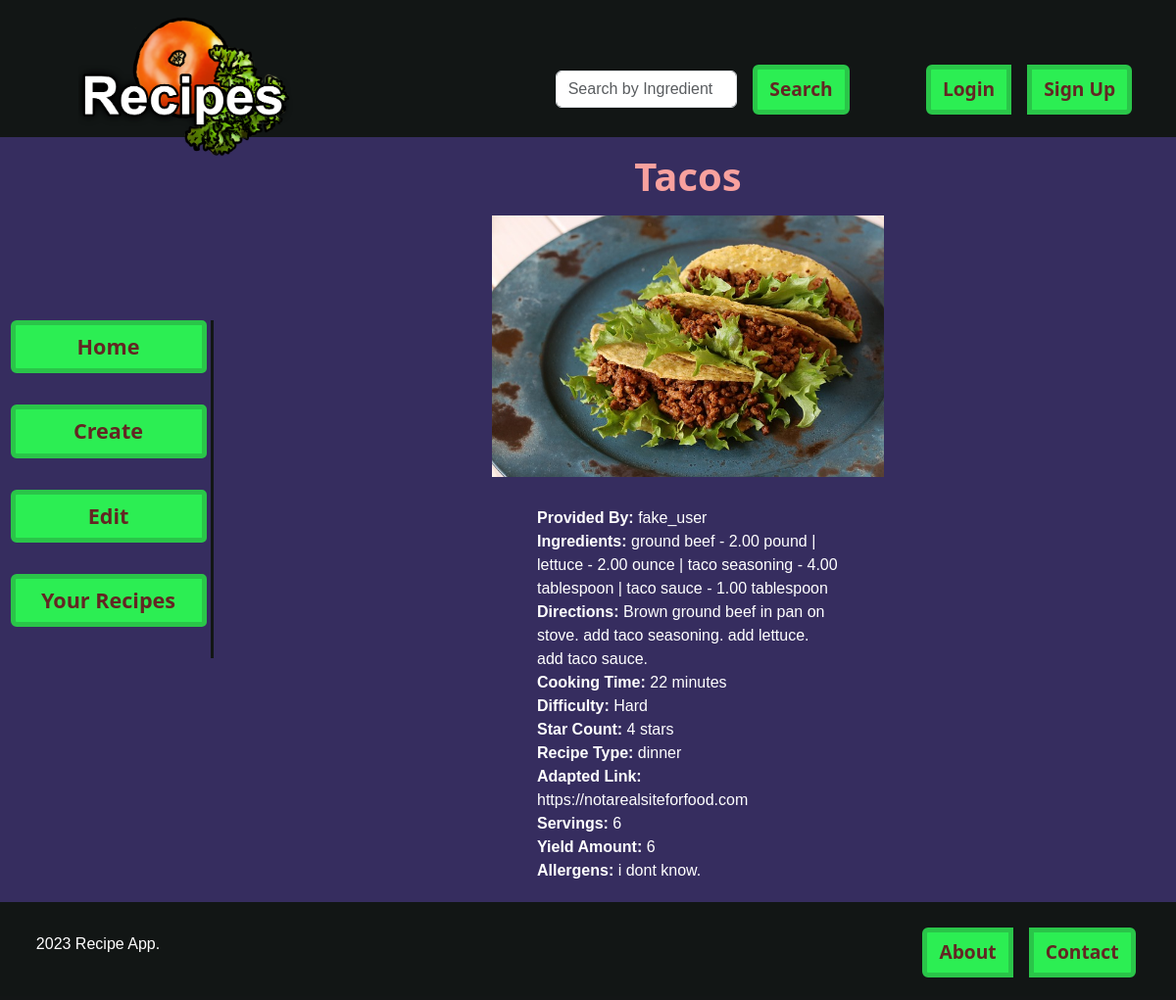
Page /list/4 on the committed database.
### recipe/models.py (models this page shows, shortened)
class Recipe(models.Model):
    id = models.AutoField(primary_key=True)
    title = models.CharField(max_length=255)
    user = models.ForeignKey(
        "user.User",
        on_delete=models.CASCADE,
        default=None,
        null=True,
        related_name="recipes",
    )
    recipe_ingredients = models.ManyToManyField(
        "recipeingredient.RecipeIngredient",
        through="recipeingredientintermediary.RecipeIngredientIntermediary",
    )
    directions = models.TextField()
    cooking_time = models.PositiveIntegerField(null=True, blank=False)
    star_count = models.PositiveIntegerField(
        choices=[(i, i) for i in range(1, 6)], null=True, blank=False
    )
    recipe_type = models.CharField(max_length=100, choices=RECIPE_TYPES, blank=False)
    adapted_link = models.URLField(blank=True, null=True, default=None)
    servings = models.PositiveIntegerField(null=True, blank=False)
    yield_amount = models.IntegerField(blank=True, null=True, default=None)
    allergens = models.TextField(
        blank=True,
    )
    small_desc = models.TextField(
        max_length=200, default="No Description has been added currently."
    )
    pic = models.ImageField(upload_to="recipe", default="no_picture.jpg")
    def calculate_difficulty(self):
        try:
            ingredients_len = len(self.recipe_ingredients.all())
            if self.cooking_time < 10 and ingredients_len < 4:
                return "Easy"
            elif self.cooking_time < 10 and ingredients_len > 4:
                return "Medium"
            elif self.cooking_time >= 10 and ingredients_len < 4:
                return "Intermediate"
            elif self.cooking_time >= 10 and ingredients_len >= 4:
                return "Hard"
        except:
            print("Missing an appropriate cooking time or ingredients.")
            return "Missing cooking time or ingredients."

### user/models.py (models this page shows)
class User(models.Model):
    id = models.AutoField(primary_key=True)
    username = models.CharField(max_length=150, unique=True)
    password = models.CharField(max_length=128)
    email = models.EmailField(unique=True)
    pic = models.ImageField(upload_to="user", default="no_picture.jpg")
    def __str__(self):
        return str(self.username)

### recipeingredient/models.py (models this page shows, shortened)
class RecipeIngredient(models.Model):
    id = models.AutoField(primary_key=True)
    ingredient = models.ForeignKey("ingredient.Ingredient", on_delete=models.CASCADE)
    calorie_content = models.DecimalField(max_digits=8, decimal_places=2)
    amount = models.DecimalField(
        max_digits=8, decimal_places=2, validators=[MinValueValidator(0)]
    )
    amount_type = models.CharField(max_length=100, choices=AMOUNT_TYPES)
    cost = models.DecimalField(
        max_digits=8, decimal_places=2, validators=[MinValueValidator(0)]
    )
    supplier = models.CharField(max_length=255)
    grams = models.DecimalField(
        max_digits=8, decimal_places=2, validators=[MinValueValidator(0)]
    )

### ingredient/models.py (models this page shows)
class Ingredient(models.Model):
    id = models.AutoField(primary_key=True)
    name = models.CharField(max_length=255, null=True, blank=False)
    def __str__(self):
        return str(self.name)

### recipe/views.py (the view)
# urls.py: path("list/<pk>", RecipeDetailView.as_view(), name="detail"),
class RecipeDetailView(DetailView):  # class-based view
    model = Recipe  # specify model
    template_name = "recipe/recipe_detail.html"  # specify template

### recipe/templates/recipe/recipe_detail.html (shortened to what this page needs)
{% extends "recipe/recipes_home.html" %}
{% load static %}
{% load custom_filters %}
    {% block main %}
    <div class="row" style="margin-top: 156px">
        <div class="col-2"></div>
        <div class="col-10">
            <main>
                <section class="container" style="color: white;">
                    <div class="row">
                        <div class="col-12 card-title-style" style="text-align: center; justify-content: center;">
                            <h1><b>{{object.title}}</b></h1>
                            <img src="{{object.pic.url}}" style="padding-bottom: 6px; width: 400px;" />
                        </div>
                    </div>
                    <div class="row">
                        <div class="col-4"></div>
                        <div class="col-4" style="text-align: left; justify-content: left; padding-bottom: 20px;">
                            <br>
                            <b>Provided By: </b>{{object.user}}
                            <br>
                            <b>Ingredients: </b>
                            {% for ingredient in object.recipe_ingredients.all %}
                            {{ ingredient.ingredient }} - {{ ingredient.amount }} {{ ingredient.amount_type }}
                            {% if not forloop.last %}| {% endif %}
                            {% endfor %}
                            <br>
                            <b>Directions: </b>{{object.directions}}
                            <br>
                            <b>Cooking Time: </b>{{object.cooking_time}} minutes
                            <br>
                            <b>Difficulty: </b>{{object.calculate_difficulty}}
                            <br>
                            <b>Star Count: </b>{{object.star_count}} stars
                            <br>
                            <b>Recipe Type: </b>{{object.recipe_type}}
                            <br>
                            <b>Adapted Link: </b>{{object.adapted_link}}
                            <br>
                            <b>Servings: </b>{{object.servings}}
                            <br>
                            <b>Yield Amount: </b>{{object.yield_amount}}
                            <br>
                            <b>Allergens: </b>{{object.allergens}}
                        </div>
                        <div class="col-4"></div>
                    </div>
                </section>
            </main>
        </div>
    </div>
    {% endblock %}

### recipe/static/css/styles.css (style rules this page uses)
body, html { font-family: Arial, sans-serif; margin: 0; padding: 0; overflow-x: hidden; }
h1, h2, h3 { margin-bottom: 1rem; }
:root { --primary-color: #2cee53; }
main { display: flex; flex-direction: column; align-items: center; min-height: 580px; gap: 2rem; }
.card-title-style { color: #f8a19e; font-weight: lighter; font-family: system-ui, -apple-system, BlinkMacSystemFont, 'Segoe UI', Roboto, Oxygen, Ubuntu, Cantarell, 'Open Sans', 'Helvetica Neue', sans-serif }

### rows in the picture
Recipe: title "Tacos", pic (picture), user "fake_user", directions "Brown ground beef in pan on stove. add taco seasoning. add lettuce. add taco sauce.", cooking_time "22", calculate_difficulty "Hard", star_count "4", recipe_type "dinner", adapted_link "https://notarealsiteforfood.com", servings "6", yield_amount "6", allergens "i dont know."
RecipeIngredient: ingredient "ground beef", amount "2.00", amount_type "pound"
RecipeIngredient: ingredient "lettuce", amount "2.00", amount_type "ounce"
RecipeIngredient: ingredient "taco seasoning", amount "4.00", amount_type "tablespoon"
RecipeIngredient: ingredient "taco sauce", amount "1.00", amount_type "tablespoon"
